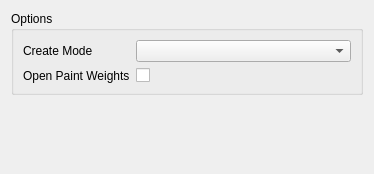
<?xml version="1.0" encoding="UTF-8"?>
<ui version="4.0">
 <class>Form</class>
 <widget class="QWidget" name="Form">
  <property name="geometry">
   <rect>
    <x>0</x>
    <y>0</y>
    <width>374</width>
    <height>174</height>
   </rect>
  </property>
  <property name="windowTitle">
   <string>Form</string>
  </property>
  <layout class="QVBoxLayout" name="verticalLayout">
   <item>
    <widget class="QGroupBox" name="groupBox">
     <property name="title">
      <string>Options</string>
     </property>
     <layout class="QFormLayout" name="options_layout">
      <item row="1" column="0">
       <widget class="QLabel" name="createModeLabel">
        <property name="text">
         <string>Create Mode</string>
        </property>
       </widget>
      </item>
      <item row="1" column="1">
       <widget class="QComboBox" name="createModeComboBox"/>
      </item>
      <item row="2" column="0">
       <widget class="QLabel" name="openPaintWeightsLabel">
        <property name="text">
         <string>Open Paint Weights</string>
        </property>
       </widget>
      </item>
      <item row="2" column="1">
       <widget class="QCheckBox" name="openPaintWeightsCheckBox"/>
      </item>
     </layout>
    </widget>
   </item>
   <item>
    <spacer name="verticalSpacer">
     <property name="orientation">
      <enum>Qt::Vertical</enum>
     </property>
     <property name="sizeHint" stdset="0">
      <size>
       <width>20</width>
       <height>40</height>
      </size>
     </property>
    </spacer>
   </item>
  </layout>
 </widget>
 <resources/>
 <connections/>
</ui>
